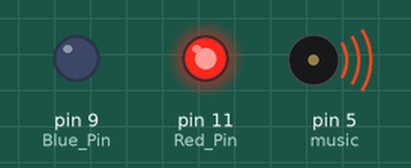
This sketch was run on a simulated Arduino Uno, built with avr-gcc and run on an emulated ATmega328P. Parts: output pins drawn as LEDs (lit = HIGH), buzzer (waves = sounding).

Above: at 0.3 s.
At 2.1 s:
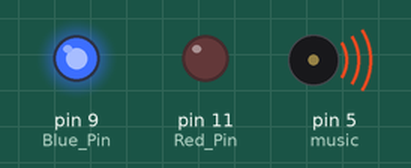
Timing chart, 0 to 3.0 s (numbered marks = the images above):
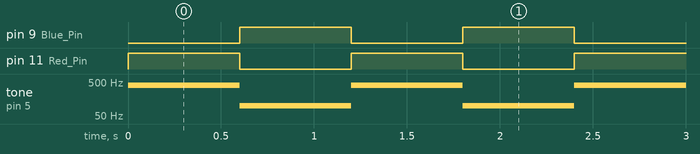

The sketch:

_3color.ino
```cpp
// обозначаем входные пины
int Blue_Pin = 9;
int Red_Pin = 11;
int music = 5;
// обозначаем переменную отвечающую за состояние кнопки

void setup()
{  // обозначаем сигнал кнопки как вход
  pinMode(Blue_Pin, OUTPUT);  // обозначаем сигнал красного, зеленого и синего цвета как выход
  pinMode(music, OUTPUT);
  pinMode(Red_Pin, OUTPUT);
}

void loop()
{
  tone(5, 400);
  digitalWrite(11, HIGH);
  delay(600);
  digitalWrite(11, LOW);
  tone(5, 100);
  digitalWrite(9, HIGH);
  delay(600);
  digitalWrite(9, LOW);
}
```

Measured:
- by itself, pin 9 (Blue_Pin), pin 11 (Red_Pin): alternates HIGH for 0.60 s and LOW for 0.60 s
- by itself, tone on pin 5 (music): alternates 400 Hz for 0.60 s and 100 Hz for 0.60 s
